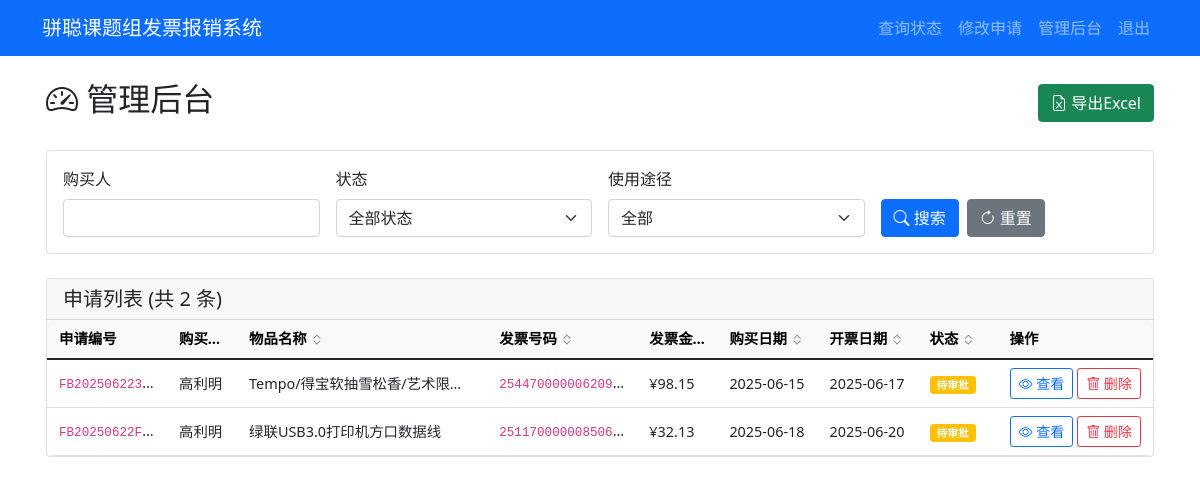
Screenshot of /admin/dashboard (signed in) with the database file from the repository.
### tables this page shows
CREATE TABLE applications (
            id INTEGER PRIMARY KEY AUTOINCREMENT,
            app_number TEXT UNIQUE NOT NULL,
            purchaser TEXT NOT NULL,
            purchase_details TEXT,
            item_name TEXT NOT NULL,
            product_link TEXT,
            usage_type TEXT NOT NULL,
            item_type TEXT NOT NULL,
            quantity INTEGER NOT NULL,
            purchase_time DATE NOT NULL,
            invoice_number TEXT NOT NULL,
            invoice_amount REAL NOT NULL,
            invoice_date DATE NOT NULL,
            status TEXT DEFAULT '待审批',
            approval_comment TEXT,
            created_at TIMESTAMP DEFAULT CURRENT_TIMESTAMP,
            updated_at TIMESTAMP DEFAULT CURRENT_TIMESTAMP
        );

### app.py (the view)
        def wrapper(*args, **kwargs):
            user = session.get('admin_username', 'anonymous')
            details = f"操作: {operation_type}, 用户: {user}, URL: {request.url}"
            if kwargs.get('app_number'):
                details += f", 申请编号: {kwargs['app_number']}"
            elif kwargs.get('filename'):
                details += f", 文件名: {kwargs['filename']}"
            if request.method == 'POST':
                form_data = {k: '***' if k == 'password' else v for k, v in request.form.items()}
                details += f", 表单数据: {form_data}"
            if request.args:
                details += f", 查询参数: {dict(request.args)}"
            try:
                result = f(*args, **kwargs)
                app.logger.info(f"{details}, 结果: 成功")
                return result
            except Exception as e:
                app.logger.error(f"{details}, 结果: 失败, 错误: {str(e)}", exc_info=True)
                raise

### templates/admin_dashboard.html (shortened to what this page needs)
{% extends "base.html" %}
{% block content %}
<div class="container-fluid">
    <div class="d-flex justify-content-between align-items-center mb-4">
        <h2><i class="bi bi-speedometer2"></i> 管理后台</h2>
        <div>
            <a href="{{ url_for('export_excel') }}" class="btn btn-success">
                <i class="bi bi-file-earmark-excel"></i> 导出Excel
            </a>
        </div>
    </div>
    <div class="card mb-4">
        <div class="card-body">
            <form method="get" class="row g-3">
                <div class="col-md-3">
                    <label for="purchaser" class="form-label">购买人</label>
                    <input type="text" class="form-control" id="purchaser" name="purchaser"
                        value="{{ request.args.get('purchaser', '') }}">
                </div>
                <div class="col-md-3">
                    <label for="status" class="form-label">状态</label>
                    <select class="form-select" id="status" name="status">
                        <option value="">全部状态</option>
                    </select>
                </div>
                <div class="col-md-3">
                    <label for="usage" class="form-label">使用途径</label>
                    <select class="form-select" id="usage" name="usage">
                        <option value="">全部</option>
                    </select>
                </div>
                <div class="col-md-3 d-flex align-items-end">
                    <button type="submit" class="btn btn-primary me-2">
                        <i class="bi bi-search"></i> 搜索
                    </button>
                    <a href="{{ url_for('admin_dashboard') }}" class="btn btn-secondary">
                        <i class="bi bi-arrow-clockwise"></i> 重置
                    </a>
                </div>
            </form>
        </div>
    </div>
    <div class="card">
        <div class="card-header">
            <h5 class="mb-0">申请列表 (共 {{ applications|length }} 条)</h5>
        </div>
        <div class="table-responsive">
            <table class="table table-hover table-auto mb-0">
                <thead class="table-light">
                    <tr>
                        <th class="col-app-number">申请编号</th>
                        <th class="sortable col-purchaser" data-sort="purchaser">
                            购买人
                            <i class="bi bi-chevron-expand sort-icon"></i>
                        </th>
                        <th class="sortable col-item-name" data-sort="item_name">
                            物品名称
                            <i class="bi bi-chevron-expand sort-icon"></i>
                        </th>
                        <th class="sortable col-invoice-number" data-sort="invoice_number">
                            发票号码
                            <i class="bi bi-chevron-expand sort-icon"></i>
                        </th>
                        <th class="sortable col-amount" data-sort="invoice_amount">
                            发票金额
                            <i class="bi bi-chevron-expand sort-icon"></i>
                        </th>
                        <th class="sortable col-date" data-sort="purchase_time">
                            购买日期
                            <i class="bi bi-chevron-expand sort-icon"></i>
                        </th>
                        <th class="sortable col-date" data-sort="invoice_date">
                            开票日期
                            <i class="bi bi-chevron-expand sort-icon"></i>
                        </th>
                        <th class="sortable col-status" data-sort="status">
                            状态
                            <i class="bi bi-chevron-expand sort-icon"></i>
                        </th>
                        <th class="col-actions">操作</th>
                    </tr>
                </thead>
                <tbody>
                    {% for app in applications %}
                    <tr>
                        <td class="col-app-number" title="{{ app[1] }}"><code>{{ app[1] }}</code></td>
                        <td class="col-purchaser" title="{{ app[2] }}">{{ app[2] }}</td>
                        <td class="col-item-name" title="{{ app[4] }}">{{ app[4] }}</td>
                        <td class="col-invoice-number" title="{{ app[10] }}"><code>{{ app[10] }}</code></td>
                        <td class="col-amount">¥{{ "%.2f"|format(app[11]) }}</td>
                        <td class="col-date">{{ app[9] }}</td>
                        <td class="col-date">{{ app[12] }}</td>
                        <td class="col-status">
                            {% if app[13] == '待审批' %}
                            <span class="badge bg-warning">{{ app[13] }}</span>
                            {% elif app[13] == '报销中' %}
                            <span class="badge bg-primary">{{ app[13] }}</span>
                            {% elif app[13] == '已报销' %}
                            <span class="badge bg-success">{{ app[13] }}</span>
                            {% elif app[13] == '驳回' %}
                            <span class="badge bg-danger">{{ app[13] }}</span>
                            {% endif %}
                        </td>
                        <td class="col-actions">
                            <div class="d-flex gap-1">
                                <a href="{{ url_for('admin_application_detail', app_number=app[1]) }}"
                                    class="btn btn-sm btn-outline-primary">
                                    <i class="bi bi-eye"></i> 查看
                                </a>
                                <button type="button" class="btn btn-sm btn-outline-danger"
                                    onclick="confirmDelete('{{ app[1] }}', '{{ app[2] }}', '{{ app[4] }}')">
                                    <i class="bi bi-trash"></i> 删除
                                </button>
                            </div>
                        </td>
                    </tr>
                    {% else %}
                    <tr>
                        <td colspan="9" class="text-center text-muted py-4">暂无申请记录</td>
                    </tr>
                    {% endfor %}
                </tbody>
            </table>
        </div>
    </div>
</div>
{% endblock %}

### templates/admin_dashboard.html (style rules this page uses)
.sortable { cursor: pointer; user-select: none; }
.sort-icon { font-size: 0.8rem; opacity: 0.5; }
.table-responsive { overflow-x: auto; border-radius: 0.375rem; }
.table-auto { table-layout: auto; white-space: nowrap; margin-bottom: 0; font-size: 0.9rem; }
.table-auto td, .table-auto th { white-space: nowrap; overflow: hidden; text-overflow: ellipsis; max-width: 0; padding: 0.5rem 0.75rem; vertical-align: middle; }
.table-auto .col-app-number { min-width: 100px; max-width: 120px; }
.table-auto .col-purchaser { min-width: 30px; max-width: 70px; }
.table-auto .col-item-name { min-width: 150px; max-width: 250px; }
.table-auto .col-invoice-number { min-width: 100px; max-width: 150px; }
.table-auto .col-amount { min-width: 50px; max-width: 80px; }
.table-auto .col-date { min-width: 100px; max-width: 110px; }
.table-auto .col-status { min-width: 80px; max-width: 90px; }
.table-auto .col-actions { min-width: 140px; max-width: 160px; white-space: normal; }
.container-fluid { max-width: 95%; padding-left: 1rem; padding-right: 1rem; }

### rows the page displays
applications: app_number "FB202506223…", purchaser "高利明", item_name "Tempo/得宝软抽雪松香/艺术限…", invoice_number "254470000006209…", invoice_amount "98.15", purchase_time "2025-06-15", invoice_date "2025-06-17", status "待审批"
applications: app_number "FB20250622F…", purchaser "高利明", item_name "绿联USB3.0打印机方口数据线", invoice_number "251170000008506…", invoice_amount "32.13", purchase_time "2025-06-18", invoice_date "2025-06-20", status "待审批"

### other values shown
{{ applications|length }} "2"
